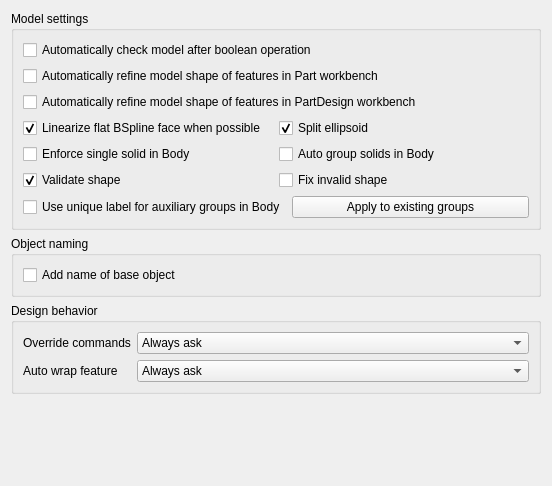
<?xml version="1.0" encoding="UTF-8"?>
<ui version="4.0">
 <class>PartGui::DlgSettingsGeneral</class>
 <widget class="QWidget" name="PartGui::DlgSettingsGeneral">
  <property name="geometry">
   <rect>
    <x>0</x>
    <y>0</y>
    <width>552</width>
    <height>486</height>
   </rect>
  </property>
  <property name="windowTitle">
   <string>General</string>
  </property>
  <layout class="QVBoxLayout" name="verticalLayout">
   <item>
    <widget class="QGroupBox" name="groupBox_2">
     <property name="title">
      <string>Model settings</string>
     </property>
     <layout class="QGridLayout" name="gridLayout">
      <item row="5" column="0">
       <widget class="Gui::PrefCheckBox" name="checkSingleSolid">
        <property name="text">
         <string>Enforce single solid in Body</string>
        </property>
        <property name="prefEntry" stdset="0">
         <cstring>SingleSolid</cstring>
        </property>
        <property name="prefPath" stdset="0">
         <cstring>Mod/Part</cstring>
        </property>
       </widget>
      </item>
      <item row="5" column="1">
       <widget class="Gui::PrefCheckBox" name="checkAutoGroupSolids">
        <property name="text">
         <string>Auto group solids in Body</string>
        </property>
        <property name="prefPath" stdset="0">
         <cstring>Mod/Part</cstring>
        </property>
        <property name="prefEntry" stdset="0">
         <cstring>AutoGroupSolids</cstring>
        </property>
       </widget>
      </item>
      <item row="2" column="0" colspan="2">
       <widget class="Gui::PrefCheckBox" name="checkSketchBaseRefine">
        <property name="text">
         <string>Automatically refine model shape of features in PartDesign workbench</string>
        </property>
        <property name="prefEntry" stdset="0">
         <cstring>RefineModel</cstring>
        </property>
        <property name="prefPath" stdset="0">
         <cstring>Mod/PartDesign</cstring>
        </property>
       </widget>
      </item>
      <item row="1" column="0" colspan="2">
       <widget class="Gui::PrefCheckBox" name="checkBooleanRefine">
        <property name="text">
         <string>Automatically refine model shape of features in Part workbench</string>
        </property>
        <property name="prefEntry" stdset="0">
         <cstring>RefineModel</cstring>
        </property>
        <property name="prefPath" stdset="0">
         <cstring>Mod/Part/Boolean</cstring>
        </property>
       </widget>
      </item>
      <item row="0" column="0" colspan="2">
       <widget class="Gui::PrefCheckBox" name="checkBooleanCheck">
        <property name="text">
         <string>Automatically check model after boolean operation</string>
        </property>
        <property name="prefEntry" stdset="0">
         <cstring>CheckModel</cstring>
        </property>
        <property name="prefPath" stdset="0">
         <cstring>Mod/Part/Boolean</cstring>
        </property>
       </widget>
      </item>
      <item row="7" column="0" colspan="2">
       <layout class="QHBoxLayout" name="horizontalLayout">
        <item>
         <widget class="Gui::PrefCheckBox" name="checkBoxAuxGroup">
          <property name="toolTip">
           <string>Disable this option to not enforce unique label in auxiliary groups.
So instead of having 'Datums001' etc., all datum group can be
labeled as 'Datums'.

Note that this option does not apply to user created auxiliary
groups, neither does the option affects any user defined label of
existing auxiliary groups.</string>
          </property>
          <property name="text">
           <string>Use unique label for auxiliary groups in Body</string>
          </property>
          <property name="prefEntry" stdset="0">
           <cstring>AuxGroupUniqueLabel</cstring>
          </property>
          <property name="prefPath" stdset="0">
           <cstring>Mod/Part</cstring>
          </property>
         </widget>
        </item>
        <item>
         <widget class="QPushButton" name="btnAuxGroup">
          <property name="toolTip">
           <string>Apply the 'fixed name' option to existing auxiliary groups.
it only applies to auto created group with their original labels.</string>
          </property>
          <property name="text">
           <string>Apply to existing groups</string>
          </property>
         </widget>
        </item>
       </layout>
      </item>
      <item row="3" column="0">
       <widget class="Gui::PrefCheckBox" name="checkLinearize">
        <property name="toolTip">
         <string>Try to replace flat BSpline face with simple planar face.
Currently only applies to Loft, Sweep, drafted Extrusion
in Part workbench, and equivalent features in PartDesign.</string>
        </property>
        <property name="text">
         <string>Linearize flat BSpline face when possible</string>
        </property>
        <property name="checked">
         <bool>true</bool>
        </property>
        <property name="prefPath" stdset="0">
         <cstring>Mod/Part</cstring>
        </property>
        <property name="prefEntry" stdset="0">
         <cstring>LinearizeExtrusionDraft</cstring>
        </property>
       </widget>
      </item>
      <item row="3" column="1">
       <widget class="Gui::PrefCheckBox" name="checkSplitEllipsoid">
        <property name="text">
         <string>Split ellipsoid</string>
        </property>
        <property name="checked">
         <bool>true</bool>
        </property>
        <property name="prefPath" stdset="0">
         <cstring>Mod/Part</cstring>
        </property>
        <property name="prefEntry" stdset="0">
         <cstring>SplitEllipsoid</cstring>
        </property>
       </widget>
      </item>
      <item row="6" column="0">
       <widget class="Gui::PrefCheckBox" name="checkBoxValidateShape">
        <property name="toolTip">
         <string>Validate on changing shape. If the shape is invalid, a warning icon
will appear in the corresponding tree view item.

Note, this option only applies to newly created object. For existing
object, you can manually change its 'ValidShape' property.</string>
        </property>
        <property name="text">
         <string>Validate shape</string>
        </property>
        <property name="checked">
         <bool>true</bool>
        </property>
        <property name="prefEntry" stdset="0">
         <cstring>FixShape</cstring>
        </property>
        <property name="prefPath" stdset="0">
         <cstring>Mod/Part</cstring>
        </property>
       </widget>
      </item>
      <item row="6" column="1">
       <widget class="Gui::PrefCheckBox" name="checkBoxFixShape">
        <property name="toolTip">
         <string>Try to fix invalid shape on changing. Note, this option only applies to
newly created object.</string>
        </property>
        <property name="text">
         <string>Fix invalid shape</string>
        </property>
        <property name="checked">
         <bool>false</bool>
        </property>
        <property name="prefEntry" stdset="0">
         <cstring>ValidateShape</cstring>
        </property>
        <property name="prefPath" stdset="0">
         <cstring>Mod/Part</cstring>
        </property>
       </widget>
      </item>
     </layout>
    </widget>
   </item>
   <item>
    <widget class="QGroupBox" name="groupBox_3">
     <property name="visible">
      <bool>true</bool>
     </property>
     <property name="title">
      <string>Object naming</string>
     </property>
     <layout class="QGridLayout" name="gridLayout_2">
      <item row="0" column="0">
       <widget class="Gui::PrefCheckBox" name="checkObjectNaming">
        <property name="text">
         <string>Add name of base object</string>
        </property>
        <property name="prefPath" stdset="0">
         <cstring>Mod/Part</cstring>
        </property>
        <property name="prefEntry" stdset="0">
         <cstring>UseBaseObjectName</cstring>
        </property>
       </widget>
      </item>
     </layout>
    </widget>
   </item>
   <item>
    <widget class="QGroupBox" name="groupBox">
     <property name="title">
      <string>Design behavior</string>
     </property>
     <layout class="QFormLayout" name="formLayout_3">
      <property name="fieldGrowthPolicy">
       <enum>QFormLayout::AllNonFixedFieldsGrow</enum>
      </property>
      <item row="0" column="0">
       <widget class="QLabel" name="label">
        <property name="text">
         <string>Override commands</string>
        </property>
       </widget>
      </item>
      <item row="0" column="1">
       <widget class="Gui::PrefComboBox" name="comboBoxCommandOverride">
        <property name="toolTip">
         <string>Override non-PartDesign command with an equivalent PartDesign
command when operate on PartDesign feature.</string>
        </property>
        <property name="currentIndex">
         <number>2</number>
        </property>
        <property name="prefPath" stdset="0">
         <cstring>Mod/Part</cstring>
        </property>
        <property name="prefEntry" stdset="0">
         <cstring>CommandOverride</cstring>
        </property>
        <item>
         <property name="text">
          <string>Disable</string>
         </property>
        </item>
        <item>
         <property name="text">
          <string>Enable</string>
         </property>
        </item>
        <item>
         <property name="text">
          <string>Always ask</string>
         </property>
        </item>
       </widget>
      </item>
      <item row="1" column="0">
       <widget class="QLabel" name="label_2">
        <property name="text">
         <string>Auto wrap feature</string>
        </property>
       </widget>
      </item>
      <item row="1" column="1">
       <widget class="Gui::PrefComboBox" name="comboBoxWrapFeature">
        <property name="toolTip">
         <string>If a non-PartDesign object references a PartDesign feature, incorporate
the object into PartDesign body using a wrap feature.</string>
        </property>
        <property name="currentIndex">
         <number>2</number>
        </property>
        <property name="prefPath" stdset="0">
         <cstring>Mod/Part</cstring>
        </property>
        <property name="prefEntry" stdset="0">
         <cstring>EnableWrapFeature</cstring>
        </property>
        <item>
         <property name="text">
          <string>Disable</string>
         </property>
        </item>
        <item>
         <property name="text">
          <string>Enable</string>
         </property>
        </item>
        <item>
         <property name="text">
          <string>Always ask</string>
         </property>
        </item>
       </widget>
      </item>
     </layout>
    </widget>
   </item>
   <item>
    <spacer>
     <property name="orientation">
      <enum>Qt::Vertical</enum>
     </property>
     <property name="sizeHint" stdset="0">
      <size>
       <width>20</width>
       <height>40</height>
      </size>
     </property>
    </spacer>
   </item>
  </layout>
 </widget>
 <customwidgets>
  <customwidget>
   <class>Gui::PrefCheckBox</class>
   <extends>QCheckBox</extends>
   <header>Gui/PrefWidgets.h</header>
  </customwidget>
  <customwidget>
   <class>Gui::PrefComboBox</class>
   <extends>QComboBox</extends>
   <header>Gui/PrefWidgets.h</header>
  </customwidget>
 </customwidgets>
 <resources/>
 <connections/>
</ui>
